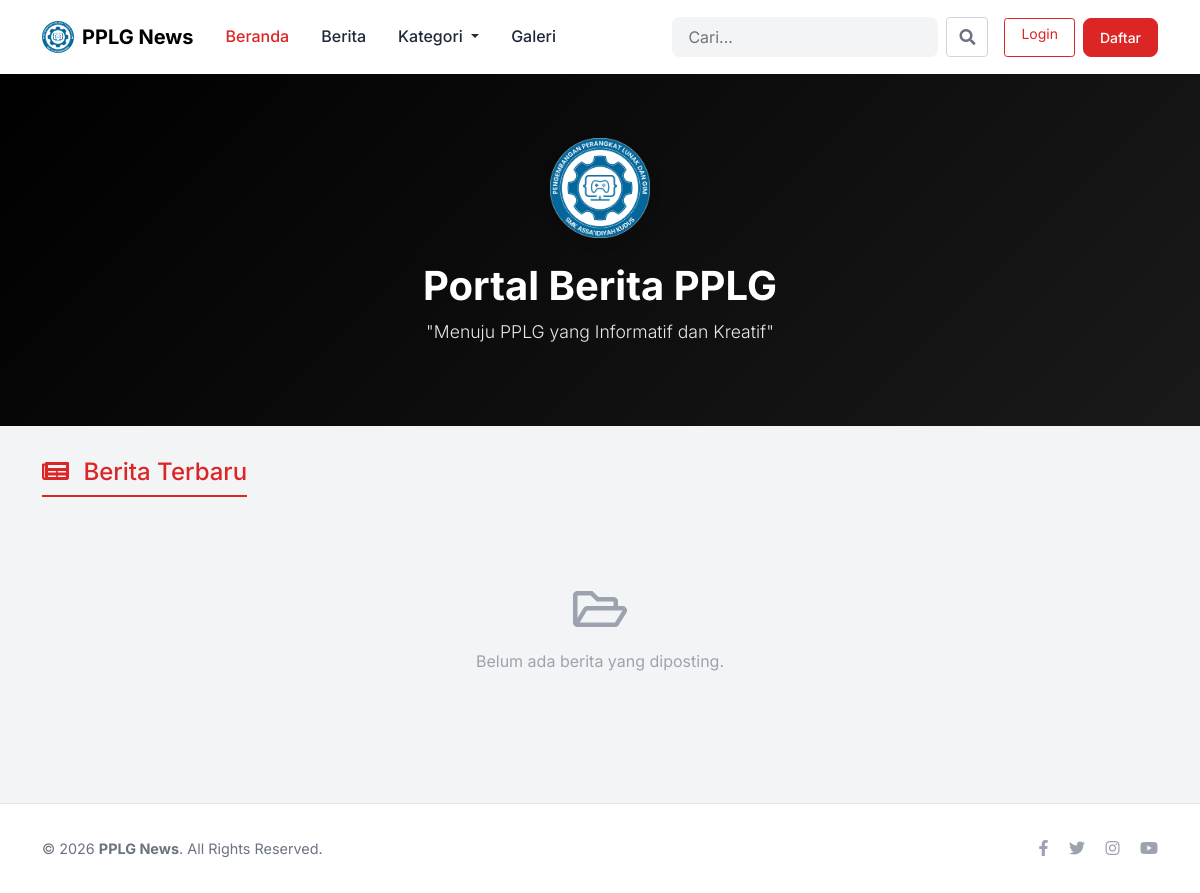
Before: /index.php?page=beranda with the older database file.
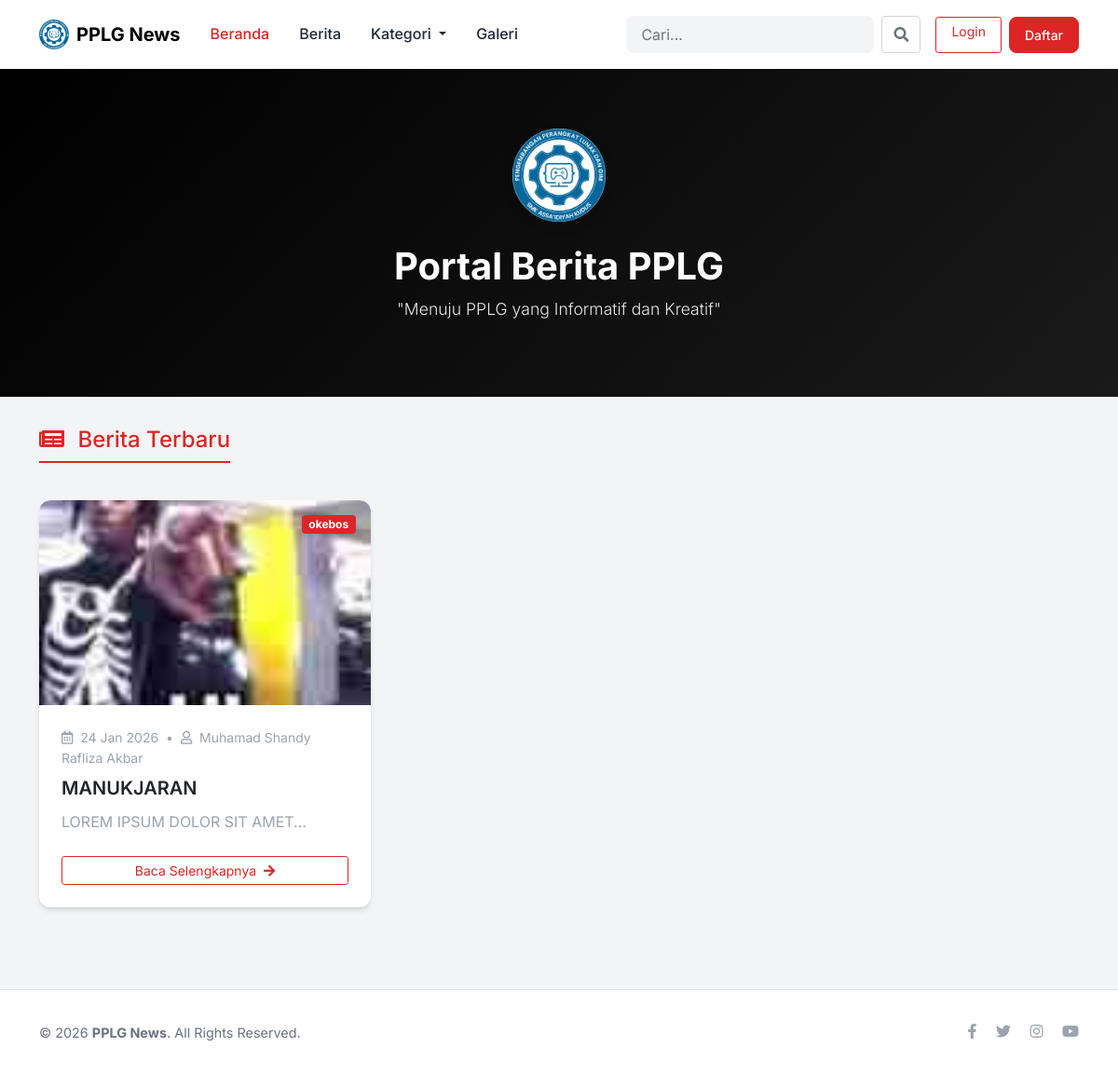
After: the same page with the newer database file.
### tables this page shows
CREATE TABLE `tbl_posts` (
  `id_post` int(25) NOT NULL,
  `img` varchar(255) NOT NULL,
  `judul` varchar(255) DEFAULT NULL,
  `artikel` text DEFAULT NULL,
  `date` date NOT NULL,
  `kategori` varchar(255) NOT NULL,
  `id_kategori` int(11) DEFAULT NULL,
  `author` varchar(255) DEFAULT NULL
);

### halaman/beranda.php (the view)
<?php
include 'config/config.php';
$query = mysqli_query($con, 'SELECT * FROM tbl_posts ORDER BY date DESC');
?>
<div class="col-12 mb-4">
	<h4 class="mb-3 border-bottom pb-2" style="border-bottom: 2px solid #dc2626 !important; display: inline-block; color: #dc2626;">
		<i class="fas fa-newspaper me-2"></i> Berita Terbaru
	</h4>
</div>
<?php if (mysqli_num_rows($query) > 0): ?>
	<?php foreach ($query as $data): ?>
		<div class="col-md-4 col-sm-6 mb-4">
			<div class="card h-100">
				<div class="position-relative">
					<img src="assets/file/post/<?= $data['img'] ?>" alt="<?= htmlspecialchars($data['judul']) ?>" class="card-img-top" style="height: 220px; object-fit: cover;">
					<div class="card-img-overlay p-0">
						<span class="badge position-absolute top-0 end-0 m-3 shadow-sm text-white" style="background-color: #dc2626;">
							<?= isset($data['kategori']) ? $data['kategori'] : 'Berita' ?>
						</span>
					</div>
				</div>
				<div class="card-body d-flex flex-column">
					<div class="mb-2 text-muted small">
						<i class="far fa-calendar-alt me-1"></i> <?= date('d M Y', strtotime($data['date'])) ?>
						<span class="mx-1">•</span>
						<i class="far fa-user me-1"></i> <?= htmlspecialchars($data['author']) ?>
					</div>
					<h5 class="card-title">
						<a href="index.php?page=detail&id=<?= $data['id_post'] ?>" class="text-decoration-none text-dark stretched-link">
							<?= htmlspecialchars($data['judul']) ?>
						</a>
					</h5>
					<p class="card-text text-muted mb-4 flex-grow-1">
						<?= htmlspecialchars(substr(strip_tags($data['artikel']), 0, 100)) ?>...
					</p>
					<div class="mt-auto">
						<a href="index.php?page=detail&id=<?= $data['id_post'] ?>" class="btn btn-outline-primary btn-sm w-100">
							Baca Selengkapnya <i class="fas fa-arrow-right ms-1"></i>
						</a>
					</div>
				</div>
			</div>
		</div>
	<?php endforeach; ?>
<?php else: ?>
	<div class="col-12 text-center py-5">
		<i class="far fa-folder-open fa-3x text-muted mb-3"></i>
		<p class="text-muted">Belum ada berita yang diposting.</p>
	</div>
<?php endif; ?>

### index.php (shortened to what this page needs)
<?php
include 'config/config.php';
?>
<!DOCTYPE html>
<html lang="en">
<head>
	<link rel="stylesheet" href="assets/css/bootstrap.css">
	<link rel="stylesheet" href="assets/css/ionicons.min.css">
	<link rel="stylesheet" href="assets/css/be/fontawesome-free/css/all.min.css">
</head>
<body>
	<nav class="navbar navbar-expand-lg sticky-top">
	  <div class="container">
	    <a class="navbar-brand d-flex align-items-center" href="index.php">
	    	<img src="assets/img/be/img/logo.png" width="32" height="32" class="me-2">
	    	<span>PPLG News</span>
	    </a>
	    <div class="collapse navbar-collapse" id="navbarScroll">
	      <ul class="navbar-nav me-auto my-2 my-lg-0 navbar-nav-scroll">
	        <li class="nav-item">
	          <a class="nav-link <?= !isset($_GET['page']) || $_GET['page'] == 'beranda' ? 'active' : '' ?>" href="index.php?page=beranda">Beranda</a>
	        </li>
	        <li class="nav-item">
	          <a class="nav-link <?= isset($_GET['page']) && $_GET['page'] == 'berita' ? 'active' : '' ?>" href="index.php?page=berita">Berita</a>
	        </li>
	        <li class="nav-item dropdown">
	          <a class="nav-link dropdown-toggle" href="#" id="navbarDropdown" role="button" data-bs-toggle="dropdown" aria-expanded="false">
	            Kategori
	          </a>
	        </li>
	        <li class="nav-item">
	          <a class="nav-link <?= isset($_GET['page']) && $_GET['page'] == 'galeri' ? 'active' : '' ?>" href="index.php?page=galeri">Galeri</a>
	        </li>
	      </ul>
	      <form class="d-flex me-3" method="GET" action="index.php">
	        <input class="form-control me-2" type="search" name="q" placeholder="Cari..." aria-label="Search" value="<?= isset(
           $_GET['q'],
         )
           ? htmlspecialchars($_GET['q'])
           : '' ?>">
	        <button class="btn btn-outline-light" type="submit" style="border: 1px solid #d1d5db; color: #6b7280;">
	          <i class="fas fa-search"></i>
	        </button>
	      </form>
	      <ul class="navbar-nav">
	        <?php if (isset($_SESSION['frontend_user_id'])): ?>
	        <li class="nav-item dropdown">
	          <a class="nav-link dropdown-toggle btn btn-primary text-white px-3" href="#" id="userDropdown" role="button" data-bs-toggle="dropdown" aria-expanded="false" style="border-radius: 2rem;">
	            <i class="fas fa-user-circle me-1"></i> <?= htmlspecialchars(
               $_SESSION['frontend_nama'],
             ) ?>
	          </a>
	          <ul class="dropdown-menu dropdown-menu-end" aria-labelledby="userDropdown">
	            <li><a class="dropdown-item" href="index.php?page=profil"><i class="fas fa-user me-2"></i> Profil</a></li>
	            <li><hr class="dropdown-divider"></li>
	            <li><a class="dropdown-item text-danger" href="logout.php"><i class="fas fa-sign-out-alt me-2"></i> Logout</a></li>
	          </ul>
	        </li>
	        <?php else: ?>
	        <li class="nav-item d-flex gap-2">
	          <a class="btn btn-outline-primary btn-sm px-3" href="index.php?page=login">Login</a>
	          <a class="btn btn-primary btn-sm px-3" href="index.php?page=register">Daftar</a>
	        </li>
	        <?php endif; ?>
	      </ul>
	    </div>
	  </div>
	</nav>
	<?php if (
   !isset($_GET['page']) ||
   $_GET['page'] == 'beranda' ||
   $_GET['page'] == ''
 ): ?>
	<header id="header">
		<div class="container text-center">
			<div class="row justify-content-center">
				<div class="col-lg-8">
					<img src="assets/img/be/img/logo.png" class="img-fluid mb-4" width="100" height="100" style="filter: drop-shadow(0 4px 6px rgba(0,0,0,0.1));">
					<div class="header-box">
						<h3>Portal Berita PPLG</h3>
						<p class="lead">"Menuju PPLG yang Informatif dan Kreatif"</p>
					</div>
				</div>
			</div>
		</div>
	</header>
	<?php else: ?>
	<div class="container mt-4"></div>
	<?php endif; ?>
	<section id="main-content">
		<div class="container">
			<div class="row">
			<?php
   $page = isset($_GET['page']) ? $_GET['page'] : 'beranda';
   switch ($page) {
     case 'beranda':
       include 'halaman/beranda.php';
       break;
   }
   ?>
			</div>
		</div>
	</section>
	<footer id="footer">
		<div class="container">
			<div class="row align-items-center">
				<div class="col-md-6 text-center text-md-start">
					<p class="mb-0">&copy; <?= date('Y') ?> <strong>PPLG News</strong>. All Rights Reserved.</p>
				</div>
				<div class="col-md-6 text-center text-md-end mt-3 mt-md-0">
					<div class="social-links">
						<a href="#" class="text-muted me-3"><i class="fab fa-facebook-f"></i></a>
						<a href="#" class="text-muted me-3"><i class="fab fa-twitter"></i></a>
						<a href="#" class="text-muted me-3"><i class="fab fa-instagram"></i></a>
						<a href="#" class="text-muted"><i class="fab fa-youtube"></i></a>
					</div>
				</div>
			</div>
		</div>
	</footer>
</body>
</html>

### index.php (style rules this page uses)
:root { --primary-color: #000000; --primary-light: #dc2626; --secondary-color: #991b1b; --bg-color: #f3f4f6; --text-main: #1f2937; --text-muted: #6b7280; --white: #ffffff; --card-shadow: 0 4px 6px -1px rgba(0, 0, 0, 0.1), 0 2px 4px -1px rgba(0, 0, 0, 0.06); --hover-shadow: 0 10px 15px -3px rgba(0, 0, 0, 0.1), 0 4px 6px -2px rgba(0, 0, 0, 0.05); }
body { font-family: 'Inter', sans-serif; background-color: var(--bg-color); color: var(--text-main); line-height: 1.6; }
.navbar { background-color: var(--white) !important; box-shadow: 0 1px 3px 0 rgba(0, 0, 0, 0.1); padding: 1rem 0; }
.navbar-brand { font-weight: 700; color: var(--primary-color) !important; font-size: 1.25rem; }
.nav-link { color: var(--text-main) !important; font-weight: 500; padding: 0.5rem 1rem !important; transition: color 0.2s; }
.nav-link:hover, .nav-link.active { color: var(--primary-light) !important; }
#header { background: linear-gradient(135deg, var(--primary-color) 0%, #1a1a1a 100%); color: var(--white); padding: 4rem 0; margin-bottom: 2rem; position: relative; overflow: hidden; }
#header::before { content: ""; position: absolute; top: 0; left: 0; right: 0; bottom: 0; background-image: url('assets/img/pattern.png'); opacity: 0.1; }
.header-box h3 { font-weight: 700; font-size: 2.5rem; margin-bottom: 0.5rem; }
.header-box p { font-size: 1.1rem; opacity: 0.9; }
.card { border: none; border-radius: 0.75rem; box-shadow: var(--card-shadow); transition: transform 0.2s, box-shadow 0.2s; background: var(--white); overflow: hidden; }
.card-img-top, .img-thumbnail { border-radius: 0.75rem 0.75rem 0 0; border: none; padding: 0; }
.card-body { padding: 1.5rem; }
.card-title { font-weight: 600; color: var(--text-main); margin-bottom: 0.75rem; }
.card-title a { color: inherit; text-decoration: none; }
.card-title a { transition: color 0.2s; }
.text-muted { color: #9ca3af !important; }
.btn-primary { background-color: var(--primary-light); border-color: var(--primary-light); padding: 0.5rem 1.25rem; border-radius: 0.5rem; font-weight: 500; color: var(--white); }
.btn-outline-primary { border-color: var(--primary-light); color: var(--primary-light); }
.btn-outline-light { color: var(--primary-color); border-color: #e5e7eb; }
#footer { background-color: var(--white) !important; border-top: 1px solid #e5e7eb; padding: 2rem 0; margin-top: 4rem; }
#footer p { color: var(--text-muted); margin: 0; font-size: 0.9rem; }
.form-control { border-radius: 0.5rem; border: 1px solid #d1d5db; padding: 0.5rem 1rem; }
.navbar .form-control { background-color: #f3f4f6; border: none; min-width: 200px; }

Changed rows visible on the page:
added tbl_posts: img (picture), kategori "okebos", date "24 Jan 2026", author "Muhamad Shandy Rafliza Akbar", judul "MANUKJARAN", artikel "LOREM IPSUM DOLOR SIT AMET"
Other visible differences:
text no longer shown: "Belum ada berita yang diposting."
